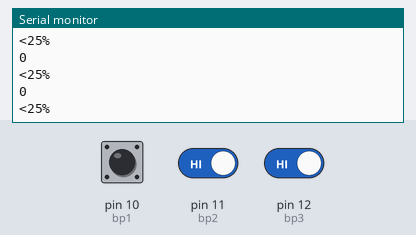
This sketch was run on a simulated Arduino Uno, built with avr-gcc and run on an emulated ATmega328P. Parts: the last lines printed to the serial monitor. Inputs (shaded band) come from the test bench; at power-on: pin 10 (bp1) HIGH, pin 11 (bp2) HIGH, pin 12 (bp3) HIGH.

Above: at 1.2 s.
1.3 s: pin 10 (bp1) pulled LOW for 0.15 s
At 1.31 s:
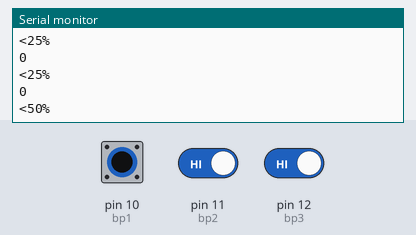
2.9 s: pin 10 (bp1) driven LOW and pin 11 (bp2) driven LOW and pin 12 (bp3) driven LOW
At 2.91 s:
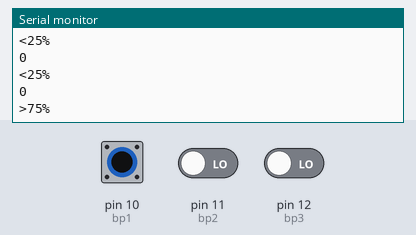
4.5 s: pin 10 (bp1) driven HIGH
At 8.22 s:
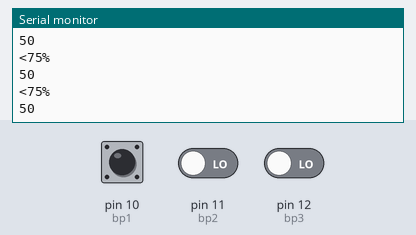
Timing chart, 0 to 9.7 s (numbered marks = the images above; inputs shaded):
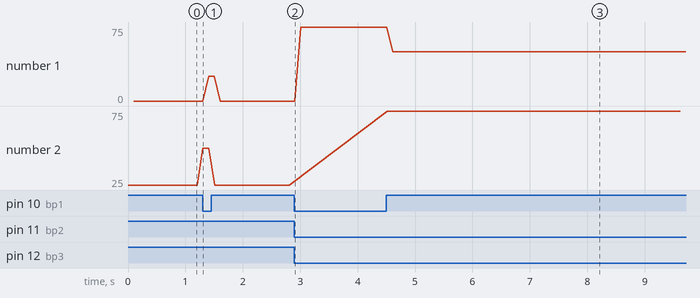

Measured:
- after the input at 1.3 s, the serial monitor: prints a new line at once (image 1)
- after the input at 2.9 s, the serial monitor: prints a new line at once (image 2)
- after the input at 4.5 s, the serial monitor: prints a new line at once (image 3)
- plotted number 1: 0 → 75 after the input at 2.9 s, 75 → 50 after the input at 4.5 s

The sketch:

Slave_2.ino
```cpp
#include <Wire.h>

int y = 0;


int bp1 = 10;
int bp2 = 11;
 int bp3 = 12;

  int state = 0;


void setup() {
  Serial.begin(9600);
pinMode(bp1, INPUT_PULLUP);
 pinMode(bp2,INPUT_PULLUP);
 pinMode(bp3, INPUT_PULLUP);
 Wire.begin(2);                // join i2c bus with address #8
 Wire.onRequest(requestEvent2); // register event

}


void loop() {
  state = 0;


   if(digitalRead(bp1) == LOW){
   state += 1;
 }
 if(digitalRead(bp2) == LOW){
   state += 1;
 }
 if(digitalRead(bp3) == LOW){
   state += 1;
 }

  switch (state){
   case 0:
Serial.println("<25%");
 y = 0;


   break;
   case 1:
Serial.println("<50%");
 y = 25;


   break;
   case 2:
Serial.println("<75%");
 y = 50;


   break;
      case 3:
Serial.println(">75%");
 y = 75;


   break;
   default:
Serial.println(100);
  }

delay(100);

Serial.println(y);
}


void requestEvent2() {

        Wire.write(y);


}
```
